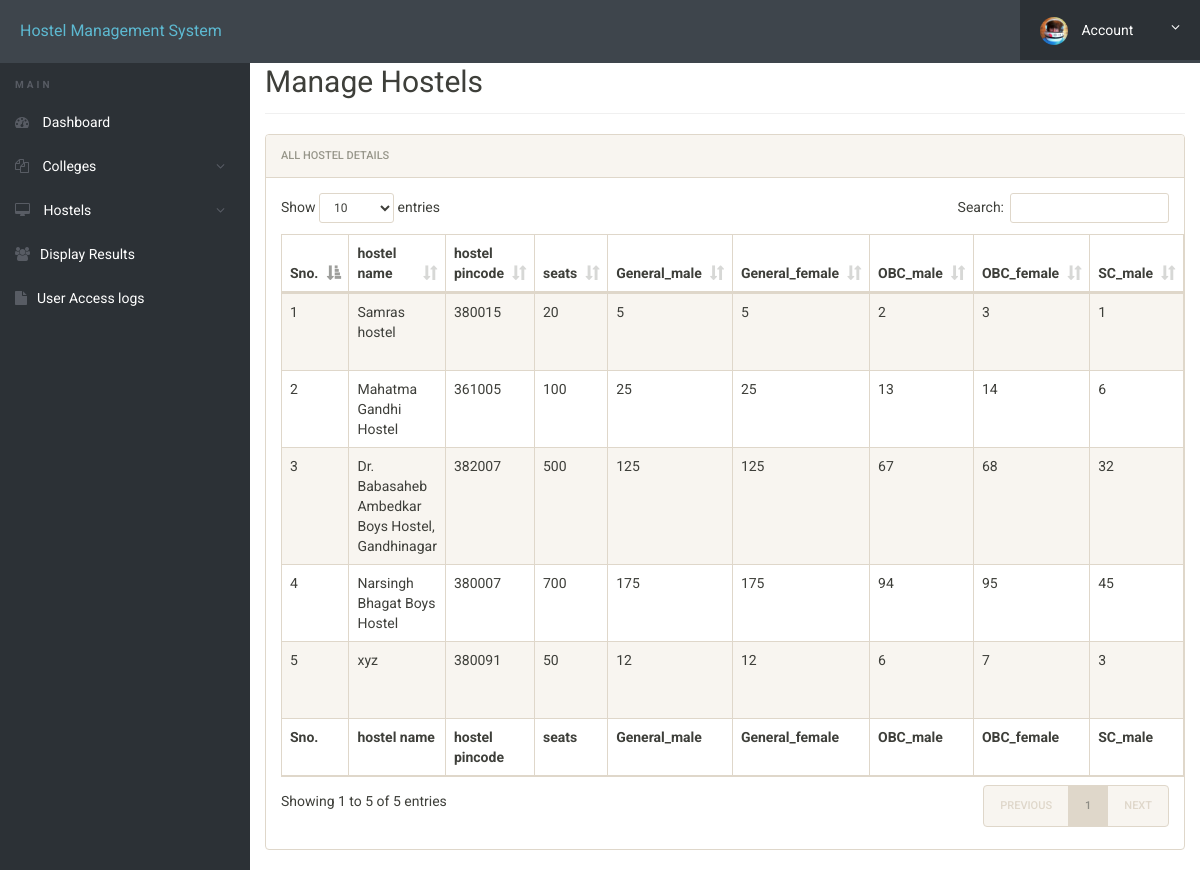
Page /admin/manage-rooms.php (signed in) on the committed database.
### tables this page shows
CREATE TABLE `hostel` (
  `hid` int(11) NOT NULL,
  `h_name` varchar(50) NOT NULL,
  `h_address` varchar(250) NOT NULL,
  `h_pincode` int(6) NOT NULL,
  `seats` int(5) NOT NULL,
  `GEN_m` int(5) NOT NULL,
  `GEN_f` int(5) NOT NULL,
  `OBC_m` int(5) NOT NULL,
  `OBC_f` int(5) NOT NULL,
  `SC_m` int(5) NOT NULL,
  `SC_f` int(5) NOT NULL,
  `ST_m` int(5) NOT NULL,
  `ST_f` int(5) NOT NULL,
  `posting_date` timestamp NOT NULL DEFAULT CURRENT_TIMESTAMP
);

### admin/manage-rooms.php (the view, shortened to what this page needs)
<?php
include('includes/config.php');
?>
<!doctype html>
<html lang="en" class="no-js">
<head>
	<link rel="stylesheet" href="css/font-awesome.min.css">
	<link rel="stylesheet" href="css/bootstrap.min.css">
	<link rel="stylesheet" href="css/dataTables.bootstrap.min.css">
	<link rel="stylesheet" href="css/bootstrap-social.css">
	<link rel="stylesheet" href="css/bootstrap-select.css">
	<link rel="stylesheet" href="css/fileinput.min.css">
	<link rel="stylesheet" href="css/awesome-bootstrap-checkbox.css">
	<link rel="stylesheet" href="css/style.css">
</head>
<body>
	<?php include('includes/header.php');?>
	<div class="ts-main-content">
			<?php include('includes/sidebar.php');?>
		<div class="content-wrapper">
			<div class="container-fluid">
				<div class="row">
					<div class="col-md-12">
						<h2 class="page-title" style="padding-top: 20px;">Manage Hostels</h2>
						<div class="panel panel-default">
							<div class="panel-heading">All Hostel Details</div>
							<div class="panel-body">
								<table id="zctb" class="display table table-striped table-bordered table-hover" cellspacing="0" width="100%">
									<thead>
										<tr>
											<th>Sno.</th>
											<th>hostel name</th>
											<th>hostel pincode</th>
											<th>seats</th>
											<th>General_male</th>
											<th>General_female</th>
											<th>OBC_male</th>
											<th>OBC_female</th>
											<th>SC_male</th>
										</tr>
									</thead>
									<tfoot>
										<tr>
											<th>Sno.</th>
											<th>hostel name</th>
											<th>hostel pincode</th>
											<th>seats</th>
											<th>General_male</th>
											<th>General_female</th>
											<th>OBC_male</th>
											<th>OBC_female</th>
											<th>SC_male</th>
										</tr>
									</tfoot>
									<tbody>
<?php
$ret="select * from hostel";
$stmt= $mysqli->prepare($ret) ;
$stmt->execute() ;
$res=$stmt->get_result();
$cnt=1;
while($row=$res->fetch_object())
	  {
	  	?>
<tr><td><?php echo $cnt;;?></td>
<td><?php echo $row->h_name;?></td>
<td><?php echo $row->h_pincode;?></td>
<td><?php echo $row->seats;?></td>
<td><?php echo $row->GEN_m;?></td>
<td><?php echo $row->GEN_f;?></td>
<td><?php echo $row->OBC_m;?></td>
<td><?php echo $row->OBC_f;?></td>
<td><?php echo $row->SC_m;?></td>
										</tr>
									<?php
$cnt=$cnt+1;
									 } ?>
									</tbody>
								</table>
							</div>
						</div>
					</div>
				</div>
			</div>
		</div>
	</div>
</body>
</html>

### admin/css/style.css (style rules this page uses)
html { font-size: 14px; }
@media only screen and (min-width: 480px) { html { font-size: 17px; } }
@media only screen and (min-width: 768px) { html { font-size: 14px; } }
body { font-size: 1em; }
.panel { overflow: hidden; }
.page-title { padding-bottom: 15px; margin-bottom: 20px; border-bottom: 1px solid #f0f0f0; }
.ts-main-content .content-wrapper { padding-top: 15px; margin-top: 10px; }
@media only screen and (min-width: 992px) { .ts-main-content .content-wrapper { margin-left: 250px; } }

### rows in the picture
hostel: h_name "Samras hostel", h_pincode "380015", seats "20", GEN_m "5", GEN_f "5", OBC_m "2", OBC_f "3", SC_m "1"
hostel: h_name "Mahatma Gandhi Hostel", h_pincode "361005", seats "100", GEN_m "25", GEN_f "25", OBC_m "13", OBC_f "14", SC_m "6"
hostel: h_name "Dr. Babasaheb Ambedkar Boys Hostel, Gandhinagar", h_pincode "382007", seats "500", GEN_m "125", GEN_f "125", OBC_m "67", OBC_f "68", SC_m "32"
hostel: h_name "Narsingh Bhagat Boys Hostel", h_pincode "380007", seats "700", GEN_m "175", GEN_f "175", OBC_m "94", OBC_f "95", SC_m "45"
hostel: h_name "xyz", h_pincode "380091", seats "50", GEN_m "12", GEN_f "12", OBC_m "6", OBC_f "7", SC_m "3"
